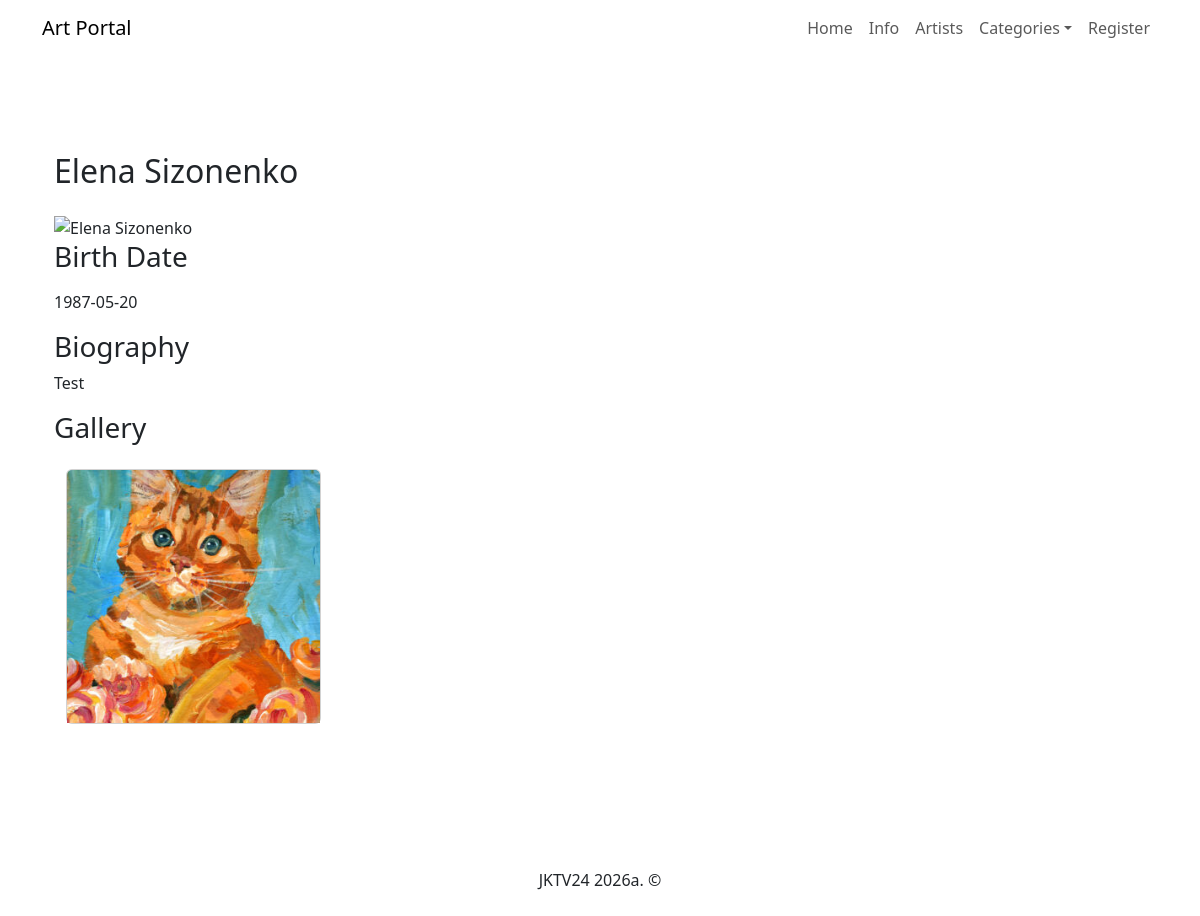
The page /artist?id=3 on the database its author committed.
### tables this page shows
CREATE TABLE `artists` (
  `id` int(11) NOT NULL,
  `name` varchar(255) NOT NULL,
  `location` varchar(100) NOT NULL,
  `birth_date` date NOT NULL,
  `bio` text DEFAULT NULL,
  `picture` varchar(255) DEFAULT NULL,
  `created_at` datetime NOT NULL DEFAULT current_timestamp(),
  `user_id` int(11) NOT NULL,
  `updated_at` datetime NOT NULL DEFAULT current_timestamp()
);

CREATE TABLE `paintings` (
  `id` int(11) NOT NULL,
  `title` varchar(255) NOT NULL,
  `description` text NOT NULL,
  `image` varchar(255) NOT NULL,
  `year_created` year(4) NOT NULL,
  `category_id` int(11) NOT NULL,
  `artist_id` int(11) NOT NULL,
  `medium` varchar(255) NOT NULL,
  `dimensions` varchar(100) NOT NULL,
  `price` decimal(10,2) NOT NULL,
  `created_at` datetime NOT NULL DEFAULT current_timestamp(),
  `updated_at` datetime NOT NULL DEFAULT current_timestamp()
);

### controllers/Controller.php (called while the page is built, shortened)
<?php
class Controller {
    public static function ArtistByID($id) {
        $item = Artists::getArtistByID($id);
        $item['paintings'] = Paintings::getPaintingsByArtistID($id);
        include_once 'views/partials/artists.php';
        include_once 'views/viewartist.php';
    }
}

### routes/routing.php (called while the page is built)
<?php
$host = explode('?', $_SERVER['REQUEST_URI'])[0];
$num = substr_count($host, '/');
$path = explode('/', $host)[$num];
$id = isset($_GET['id']) ? (int)$_GET['id'] : 0;
if($path == '' || $path == 'index' || $path == 'index.php') {
    $response = Controller::StartSite();
}
elseif($path == 'all') {
    $response = Controller::AllPaintings();
}
elseif($path == 'category') {
    if ($id > 0) {
        $response = Controller::PaintingsByCategoryID($id);
    } else {
    $response = Controller::error404();
    }
}
elseif($path == 'paintings') {
    if ($id > 0) {
        $response = Controller::PaintingByID($id);
    } else {
        $response = Controller::error404();
    }
}
elseif($path == 'artists') {
    $response = Controller::AllArtists();
}
elseif($path == 'artist') {
    if ($id > 0) {
        $response = Controller::ArtistByID($id);
    } else {
        $response = Controller::error404();
    }
}
else{
    $response = Controller::error404();
}
?>

### index.php (called while the page is built, shortened)
<?php
include_once 'config/Database.php';
require 'models/Paintings.php';
require 'models/Artists.php';
include_once 'controllers/Controller.php';
include_once 'routes/routing.php';
?>

### config/Database.php (called while the page is built, shortened)
<?php
class Database {
    private $conn;
    private $host;
    private $user;
    private $password;
    private $baseName;
    function __construct() {
        $this->host = $_ENV['DB_HOST'] ?? 'localhost';
        $this->user = $_ENV['DB_USER'] ?? 'root';
        $this->password = $_ENV['DB_PASSWORD'] ?? '';
        $this->baseName = $_ENV['DB_NAME'] ?? 'art_portal';
    }
    function connect() {
        if (!$this->conn) {
            try {
                $this->conn = new PDO('mysql:host='.$this->host.';dbname='.$this->baseName.';charset=utf8mb4',
                $this->user,
                $this->password,
                );
                $this->conn->setAttribute(PDO::ATTR_ERRMODE, PDO::ERRMODE_EXCEPTION);
            }
            catch (Exception $e) {
                die('Connection failed : ' . $e->getMessage());
            }
        }
        return $this->conn;
    }
    function disconnect() {
        if ($this->conn) {
            $this->conn = null;
        }
    }
    function getOne($query, $params = []) {
        $stmt = $this->conn->prepare($query);
        $stmt->execute($params);
        $stmt->setFetchMode (PDO::FETCH_ASSOC);
        $response = $stmt->fetch();
        return $response;
    }
    function getAll($query, $params = []) {
        $stmt = $this->conn->prepare($query);
        $stmt->execute($params);
        $stmt->setFetchMode(PDO::FETCH_ASSOC);
        $response = $stmt->fetchAll();
        return $response;
    }
}

### models/Artists.php (called while the page is built, shortened)
<?php
class Artists {
     public static function getArtistByID($id) {
        $query = "SELECT * FROM artists
        WHERE artists.id = ? ";
        $db = new Database();
        $arr = $db->getOne($query, [$id]);
        return $arr;
    }
}
?>

### models/Paintings.php (called while the page is built, shortened)
<?php
class Paintings{
    public static function getPaintingsByArtistID($id) {
        $query = "SELECT title, image FROM paintings where artist_id = ? ORDER BY id DESC";
        $db = new Database();
        $arr = $db->getAll($query, [$id]);
        return $arr;
    }
}
?>

### views/partials/artists.php (shortened to what this page needs)
<?php
class ViewArtists{
    public static function SingleArtist($item) {
        echo '<div class="container my-4">';
        echo "<h2 class='mb-4'>".$item['name']."</h2>";
        echo '<img src="images/' . htmlspecialchars( $item['picture'], ENT_QUOTES, 'UTF-8' ) . '" class="painting-image" alt="' . htmlspecialchars($item['name'], ENT_QUOTES, 'UTF-8') . '" />';
        echo "<h3 class='mb-3'>Birth Date</h3>";
        echo "<p>".$item['birth_date']."</p>";
        echo "<h3>Biography</h3>";
        echo "<p>".$item['bio']."</p>";
        if (!empty($item['paintings']) && is_array($item['paintings'])) {
            echo '<h3 class="mb-3">Gallery</h3>';
    echo '<div class="container my-4">';
    echo '<div class="row g-3">';
        foreach ($item['paintings'] as $painting) {
            echo '<div class="col-12 col-sm-6 col-md-4 col-lg-3">';
                echo '<div class="card h-100">';
                    echo '<img src="images/' . htmlspecialchars($painting['image'] ?? 'default.jpg', ENT_QUOTES, 'UTF-8') . '"
                         class="card-img-top"
                         alt="' . htmlspecialchars($painting['title'] ?? 'Без названия', ENT_QUOTES, 'UTF-8') . '">';
                echo '</div>';
            echo '</div>';
    }
    echo '</div>';
        } else {
                echo "<p>У этого художника пока нет картин.</p>";
                }
        echo '</div>';
    }
}
?>

### rows shown on the page
artists: name "Elena Sizonenko", birth_date "1987-05-20", bio "Test"
paintings: image (picture)
